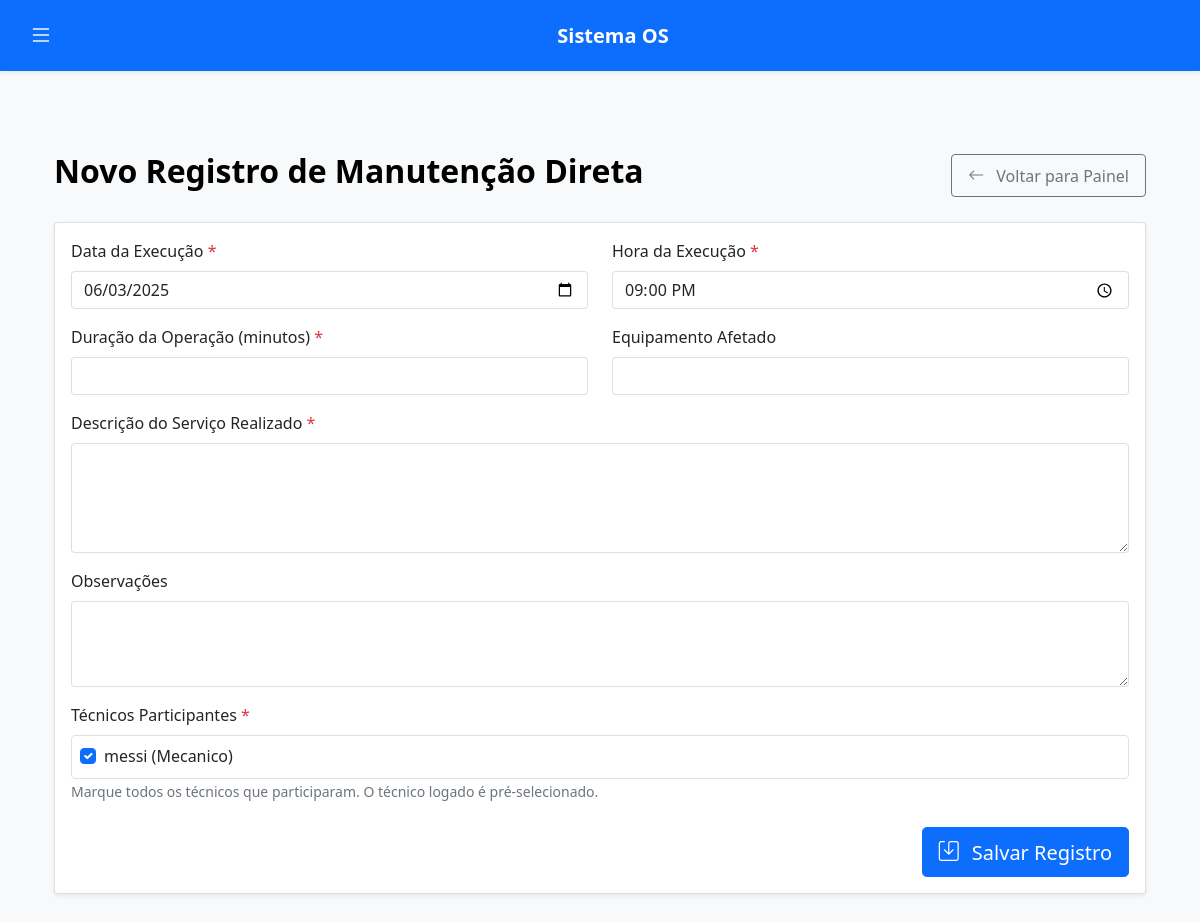
Page /manutencao/registros/novo (signed in) on the committed database.
### tables this page shows
CREATE TABLE usuarios (
            id INTEGER PRIMARY KEY AUTOINCREMENT,
            usuario TEXT NOT NULL UNIQUE,
            senha TEXT NOT NULL,
            tipo TEXT NOT NULL CHECK(tipo IN ('solicitante', 'manutencao', 'admin', 'master-admin')),
            nome TEXT NOT NULL,
            email TEXT UNIQUE,
            especialidade TEXT CHECK(especialidade IS NULL OR especialidade IN ('eletricista', 'mecanico')), -- Nova coluna
            ativo BOOLEAN DEFAULT 1,
            data_criacao TEXT DEFAULT CURRENT_TIMESTAMP
        );

### app.py (the view, shortened to what this page needs)
@app.route('/manutencao/registros/novo', methods=['GET', 'POST'])
@manutencao_required
def novo_registro_direto():
    conn = get_db()
    cursor = conn.cursor()
    cursor.execute("""
        SELECT id, nome, especialidade
        FROM usuarios
        WHERE tipo = 'manutencao' AND ativo = 1
        ORDER BY nome
    """)
    todos_tecnicos_manutencao = cursor.fetchall()
    return render_template(
        'manutencao/novo_registro_direto.html',
        todos_tecnicos_manutencao=todos_tecnicos_manutencao,
        datetime=datetime # Para os valores padrão no template
    )

### app.py (called while the page is built)
def manutencao_required(f):
    @wraps(f)
    def decorated_function(*args, **kwargs):
        if session.get('tipo') != 'manutencao':
            flash('Acesso não autorizado', 'danger')
            return redirect(url_for('login'))
        return f(*args, **kwargs)
    return decorated_function

def get_db():
    if 'db' not in g:
        g.db = sqlite3.connect('db/os.db')
        g.db.row_factory = sqlite3.Row
        g.db.execute("PRAGMA journal_mode=WAL")
        g.db.execute("PRAGMA busy_timeout=5000")
    return g.db

### templates/manutencao/novo_registro_direto.html (shortened to what this page needs)
{% extends "base.html" %}
{% block content %}
<div class="container mt-4">
    <div class="d-flex justify-content-between align-items-center mb-4">
        <h2>Novo Registro de Manutenção Direta</h2>
        <a href="{{ url_for('manutencao_dashboard') }}" class="btn btn-outline-secondary">
            <i class="bi bi-arrow-left"></i> Voltar para Painel
        </a>
    </div>
    <div class="card">
        <div class="card-body">
            <form method="POST" action="{{ url_for('novo_registro_direto') }}">
                <div class="row mb-3">
                    <div class="col-md-6">
                        <label for="data_execucao" class="form-label">Data da Execução <span class="text-danger">*</span></label>
                        <input type="date" class="form-control" id="data_execucao" name="data_execucao"
                               value="{{ request.form.data_execucao if request.form else (datetime.now().strftime('%Y-%m-%d') if datetime else '') }}" required>
                    </div>
                    <div class="col-md-6">
                        <label for="hora_execucao" class="form-label">Hora da Execução <span class="text-danger">*</span></label>
                        <input type="time" class="form-control" id="hora_execucao" name="hora_execucao"
                               value="{{ request.form.hora_execucao if request.form else (datetime.now().strftime('%H:%M') if datetime else '') }}" required>
                    </div>
                </div>
                <div class="row mb-3">
                    <div class="col-md-6">
                        <label for="duracao_minutos" class="form-label">Duração da Operação (minutos) <span class="text-danger">*</span></label>
                        <input type="number" class="form-control" id="duracao_minutos" name="duracao_minutos" min="1"
                               value="{{ request.form.duracao_minutos if request.form else '' }}" required>
                    </div>
                    <div class="col-md-6">
                        <label for="equipamento_afetado" class="form-label">Equipamento Afetado</label>
                        <input type="text" class="form-control" id="equipamento_afetado" name="equipamento_afetado"
                               value="{{ request.form.equipamento_afetado if request.form else '' }}">
                    </div>
                </div>
                <div class="mb-3">
                    <label for="descricao_servico" class="form-label">Descrição do Serviço Realizado <span class="text-danger">*</span></label>
                    <textarea class="form-control" id="descricao_servico" name="descricao_servico" rows="4" required>{{ request.form.descricao_servico if request.form else '' }}</textarea>
                </div>
                <div class="mb-3">
                    <label for="observacoes" class="form-label">Observações</label>
                    <textarea class="form-control" id="observacoes" name="observacoes" rows="3">{{ request.form.observacoes if request.form else '' }}</textarea>
                </div>
                <div class="mb-3">
                    <label class="form-label">Técnicos Participantes <span class="text-danger">*</span></label>
                    <div id="tecnicos_participantes_checkbox_group" class="border rounded p-2" style="max-height: 200px; overflow-y: auto;">
                        {% if todos_tecnicos_manutencao %}
                            {% for tecnico_manutencao in todos_tecnicos_manutencao %}
                            <div class="form-check">
                                <input class="form-check-input" type="checkbox"
                                       name="tecnicos_participantes"
                                       value="{{ tecnico_manutencao.id }}"
                                       id="tecnico_reg_{{ tecnico_manutencao.id }}"
                                       {% if request.form and tecnico_manutencao.id|string in request.form.getlist('tecnicos_participantes') %}
                                           checked
                                       {% elif not request.form.getlist('tecnicos_participantes') and session.user_id == tecnico_manutencao.id %}
                                           checked
                                       {% endif %}>
                                <label class="form-check-label" for="tecnico_reg_{{ tecnico_manutencao.id }}">
                                    {{ tecnico_manutencao.nome }} ({{ tecnico_manutencao.especialidade|capitalize if tecnico_manutencao.especialidade else 'Manutenção' }})
                                </label>
                            </div>
                            {% endfor %}
                        {% else %}
                            <p class="text-muted mb-0">Nenhum técnico de manutenção cadastrado/disponível.</p>
                        {% endif %}
                    </div>
                    <small class="form-text text-muted">Marque todos os técnicos que participaram. O técnico logado é pré-selecionado.</small>
                </div>
                <div class="d-flex justify-content-end mt-4">
                    <button type="submit" class="btn btn-primary btn-lg">
                        <i class="bi bi-save me-2"></i> Salvar Registro
                    </button>
                </div>
            </form>
        </div>
    </div>
</div>
{% endblock %}

### static/style.css (style rules this page uses)
:root { --bs-body-bg-light: #f8f9fa; --bs-body-color-light: #212529; --bs-emphasis-color-light: #000; --card-bg-light: #ffffff; --card-border-color-light: rgba(0, 0, 0, 0.125); --card-header-bg-light: #f8f9fa; --card-header-color-light: #212529; --navbar-bg-light: #0d6efd; --navbar-color-light: rgba(255, 255, 255, 0.75); --navbar-brand-color-light: #ffffff; --navbar-hover-color-light: #ffffff; --offcanvas-bg-light: #f8f9fa; --offcanvas-color-light: #212529; --offcanvas-link-hover-bg-light: #e9ecef; --offcanvas-link-hover-color-light: #0d6efd; --table-header-bg-light: #f8f9fa; --table-header-color-light: #212529; --form-control-focus-border-light: #86b7fe; --form-control-focus-shadow-light: rgba(13, 110, 253, 0.25); --link-color-light: #0d6efd; --link-hover-color-light: #0a58ca; }
body { background-color: var(--bs-body-bg-light); color: var(--bs-body-color-light); padding-top: 56px; }
.card { box-shadow: 0 0.125rem 0.25rem rgba(0, 0, 0, 0.075); margin-bottom: 1.5rem; border: 1px solid var(--card-border-color-light); background-color: var(--card-bg-light); }
.form-control, .form-select { background-color: var(--card-bg-light); color: var(--bs-body-color-light); border: 1px solid var(--card-border-color-light); }
.btn { font-weight: 500; padding: 0.5rem 1rem; }
.btn i, .btn .bi { margin-right: 0.5rem; vertical-align: text-bottom; }
a { color: var(--link-color-light); text-decoration: none; }
h1, h2, h3, h4, h5, h6 { color: var(--bs-emphasis-color-light); font-weight: 600; }
.container { padding-top: 1.5rem; padding-bottom: 2rem; }

### templates/base.html (style rules this page uses)
body { padding-top: 56px; }

### rows in the picture
usuarios: tecnicos_participantes "☑", nome "messi", especialidade "Mecanico"
